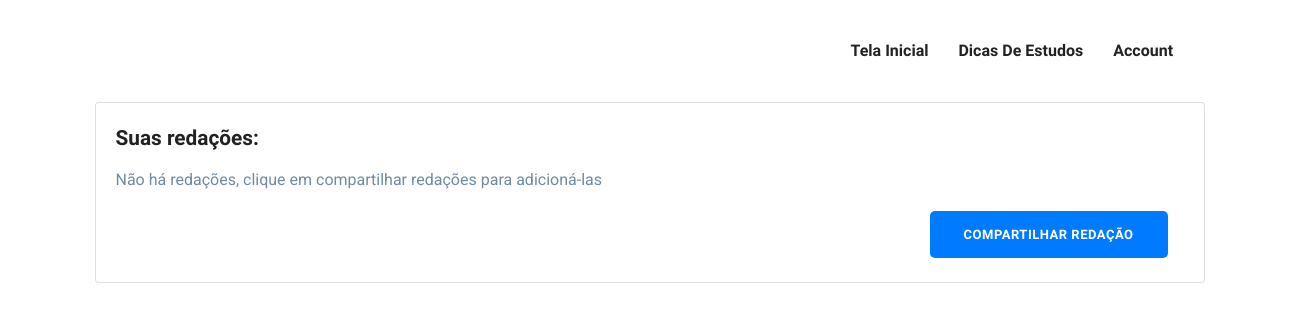
Page /redif/listar/ on the earlier database version.
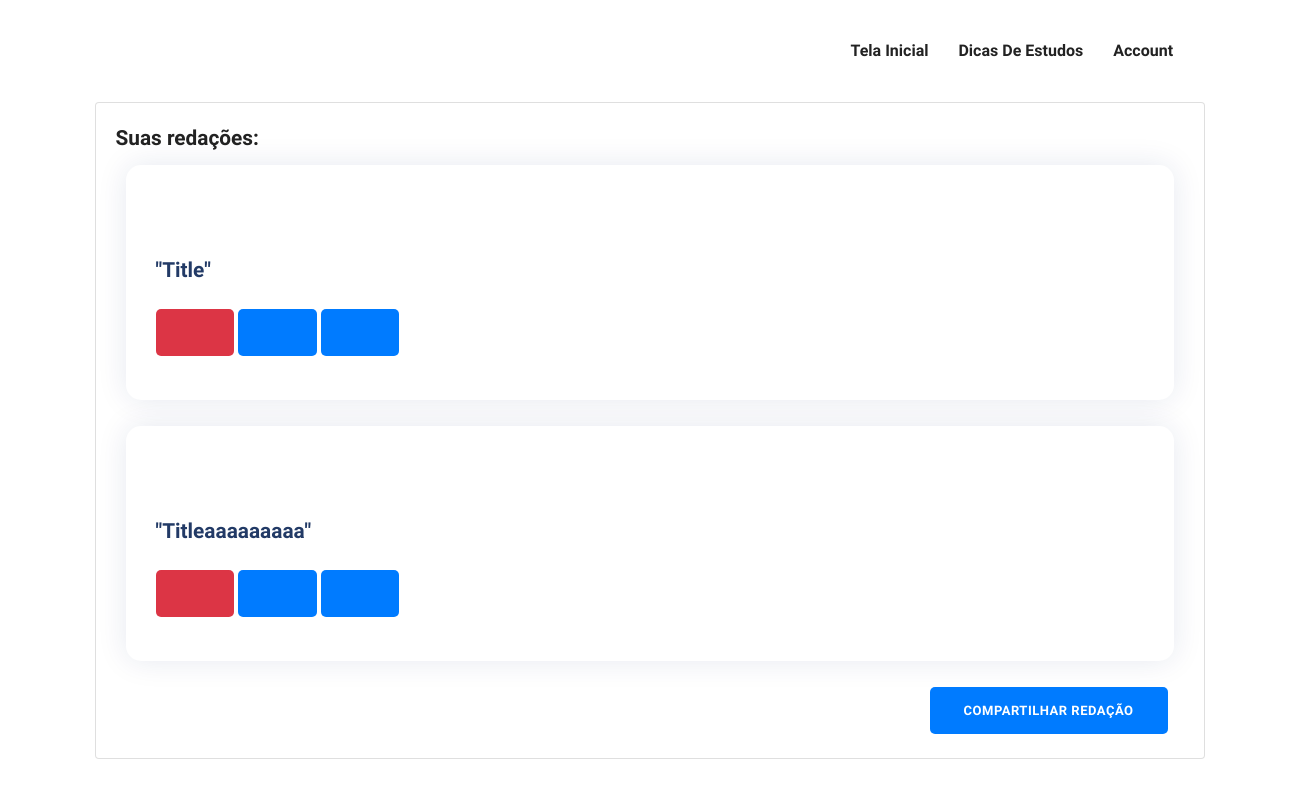
Same page on the later database version.
### RedifApp/models.py (models this page shows)
class Redacao(models.Model):
    titulo = models.CharField(
        max_length = 45,
        blank = False,
        null = False,
        default = 'Title',
    )
    area = models.CharField(
        blank=False,
        null = False,
        max_length=45,
    )
    tema = models.CharField(
        blank=False,
        null = False,
        max_length=45,
        default= 'topic'
    )
    data_criacao = models.DateTimeField(
        blank=False,
        null = False,
        default= date.today,
    )
    conteudo = models.TextField(
        blank = False,
        null = False,
        max_length= 15000
    )
    comentario = models.CharField(
        max_length=45,
        blank= True,
        null= True,
        default=None
    )
    fk_autor = models.ForeignKey(
        User,
        on_delete=models.CASCADE,
    )

### RedifApp/views.py (the view)
# urls.py: path("listar/", views.listarRedacao, name='listarRedacao'),
def listarRedacao(request):
    Redacoes = Redacao.objects.all()
    context = {"Redacao": Redacoes}
    return render(request,'redacao/listar.html', context)

### templates/redacao/listar.html (shortened to what this page needs)
{% extends '-index.html' %}
{% load static %}
{%load static%}
{% block content %}
<div class="row">
    <div class="col-12">
        <div class="card">
            <div class="card-body">
                <h4 class="card-title">Suas redações: </h1>
                {% if Redacao %}
                {% for r in Redacao %}
                <div class="feature-item mb-5 mb-lg-0">
                    <div class="row">
                        <div class="col-sm-12">
                            <div class="feature-icon mb-4"><i class="icofont-file-text"></i>
                            <a href="/Redif/{{ r.id }}/"><h4 class="mb-3">"{{r.titulo}}"</h4></a></div>
                            <div class="row">
                                <div class="col-sm-6">
                                    <a href="/redif/deletar/{{ r.id }}">
                                        <button type="button" class="btn mb-1 btn-danger">
                                            <i class="icofont-bin"></i>
                                        </button>
                                    </a>
                                    <a href="/redif/editar/{{ r.id }}">
                                        <button type="button" class="btn mb-1 btn-primary">
                                            <span class="btn-icon-right"> <i class="icofont-edit"></i></span>
                                        </button>
                                    </a>
                                    <a href="/redif/detalhar/{{ r.id }}">
                                        <button type="button" class="btn mb-1 btn-primary">
                                            <span class="btn-icon-right"> <i class="icofont-external-link"></i></i></span>
                                        </button>
                                    </a>
                                </div>
                            </div>
                        </div>
                </div>
                </div>
                <br>
                {% endfor %}
                {% else %}
                <p>Não há redações, clique em compartilhar redações para adicioná-las</p>
                {% endif %}
                <div class="text-right mr-3">
                    <a href="/redif/criar/">
                        <button type="button" class="btn mb-1 btn-primary">
                            Compartilhar redação <span class="btn-icon-right"></span>
                        </button>
                    </a>
                </div>
            </div>
        </div>
    </div>
</div>
</div>
{% endblock %}

Differences in the rows shown:
added Redacao: titulo "Title"
added Redacao: titulo "Titleaaaaaaaaa"
Other differences:
text no longer shown: "Não há redações, clique em compartilhar redações para adicioná-las"
